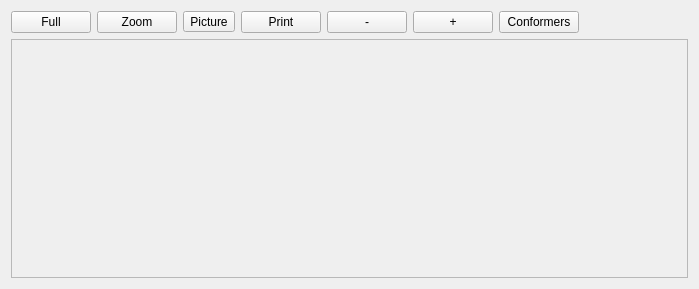
<?xml version="1.0" encoding="UTF-8"?>
<ui version="4.0">
 <class>QIRWidgetBase</class>
 <widget class="QWidget" name="QIRWidgetBase">
  <property name="geometry">
   <rect>
    <x>0</x>
    <y>0</y>
    <width>699</width>
    <height>289</height>
   </rect>
  </property>
  <property name="sizePolicy">
   <sizepolicy hsizetype="Preferred" vsizetype="Preferred">
    <horstretch>0</horstretch>
    <verstretch>0</verstretch>
   </sizepolicy>
  </property>
  <property name="windowTitle">
   <string>Form1</string>
  </property>
  <layout class="QGridLayout" name="gridLayout">
   <item row="1" column="0">
    <widget class="QFrame" name="_spectrumFrame">
     <property name="sizePolicy">
      <sizepolicy hsizetype="Expanding" vsizetype="Expanding">
       <horstretch>0</horstretch>
       <verstretch>0</verstretch>
      </sizepolicy>
     </property>
     <property name="frameShape">
      <enum>QFrame::StyledPanel</enum>
     </property>
     <property name="frameShadow">
      <enum>QFrame::Raised</enum>
     </property>
    </widget>
   </item>
   <item row="0" column="0">
    <layout class="QHBoxLayout" name="horizontalLayout">
     <item>
      <widget class="QPushButton" name="_fullButton">
       <property name="sizePolicy">
        <sizepolicy hsizetype="Preferred" vsizetype="Fixed">
         <horstretch>0</horstretch>
         <verstretch>0</verstretch>
        </sizepolicy>
       </property>
       <property name="text">
        <string>Full</string>
       </property>
      </widget>
     </item>
     <item>
      <widget class="QPushButton" name="_zoomButton">
       <property name="sizePolicy">
        <sizepolicy hsizetype="Preferred" vsizetype="Fixed">
         <horstretch>0</horstretch>
         <verstretch>0</verstretch>
        </sizepolicy>
       </property>
       <property name="text">
        <string>Zoom</string>
       </property>
       <property name="checkable">
        <bool>true</bool>
       </property>
      </widget>
     </item>
     <item>
      <widget class="QToolButton" name="_pictureButton">
       <property name="sizePolicy">
        <sizepolicy hsizetype="Preferred" vsizetype="Fixed">
         <horstretch>0</horstretch>
         <verstretch>0</verstretch>
        </sizepolicy>
       </property>
       <property name="text">
        <string>Picture</string>
       </property>
      </widget>
     </item>
     <item>
      <widget class="QPushButton" name="_printButton">
       <property name="sizePolicy">
        <sizepolicy hsizetype="Preferred" vsizetype="Fixed">
         <horstretch>0</horstretch>
         <verstretch>0</verstretch>
        </sizepolicy>
       </property>
       <property name="text">
        <string>Print</string>
       </property>
      </widget>
     </item>
     <item>
      <widget class="QPushButton" name="_minusButton">
       <property name="sizePolicy">
        <sizepolicy hsizetype="Preferred" vsizetype="Fixed">
         <horstretch>0</horstretch>
         <verstretch>0</verstretch>
        </sizepolicy>
       </property>
       <property name="text">
        <string>-</string>
       </property>
      </widget>
     </item>
     <item>
      <widget class="QPushButton" name="_plusButton">
       <property name="sizePolicy">
        <sizepolicy hsizetype="Preferred" vsizetype="Fixed">
         <horstretch>0</horstretch>
         <verstretch>0</verstretch>
        </sizepolicy>
       </property>
       <property name="text">
        <string>+</string>
       </property>
      </widget>
     </item>
     <item>
      <widget class="QPushButton" name="_confButton">
       <property name="text">
        <string>Conformers</string>
       </property>
       <property name="checkable">
        <bool>true</bool>
       </property>
      </widget>
     </item>
     <item>
      <spacer name="horizontalSpacer">
       <property name="orientation">
        <enum>Qt::Horizontal</enum>
       </property>
       <property name="sizeHint" stdset="0">
        <size>
         <width>40</width>
         <height>20</height>
        </size>
       </property>
      </spacer>
     </item>
    </layout>
   </item>
  </layout>
 </widget>
 <layoutdefault spacing="6" margin="11"/>
 <pixmapfunction>qPixmapFromMimeSource</pixmapfunction>
 <resources/>
 <connections/>
</ui>
